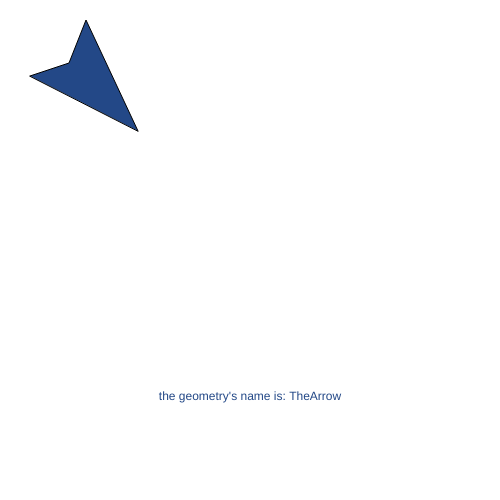
Frame 1 (no input)
Frame 60 (no input): identical to frame 1, image omitted
Frame 120 (the mouse pressed at the canvas centre since frame 60): identical to frame 1, image omitted

The p5.js sketch that drew this single still picture (run headless with seeded random() and noise() and a simulated clock; from frame 60 on, the mouse is pressed at the canvas centre):

// p5.js sketch
// ── sketch.js
var myGeometry = ["TheArrow", 138, 131, "#234887"];

function setup() {
  createCanvas(500,500);
}

function draw() {
  background(255);
  fill(myGeometry[myGeometry.length-1]);
  quad(myGeometry[1], 
  myGeometry[2], 
  86, 
  20, 
  69, 
  63, 
  30, 
  76);
  textAlign(CENTER);
  text("the geometry's name is: " + myGeometry[0],
  width/2, 
  height-100);

}
